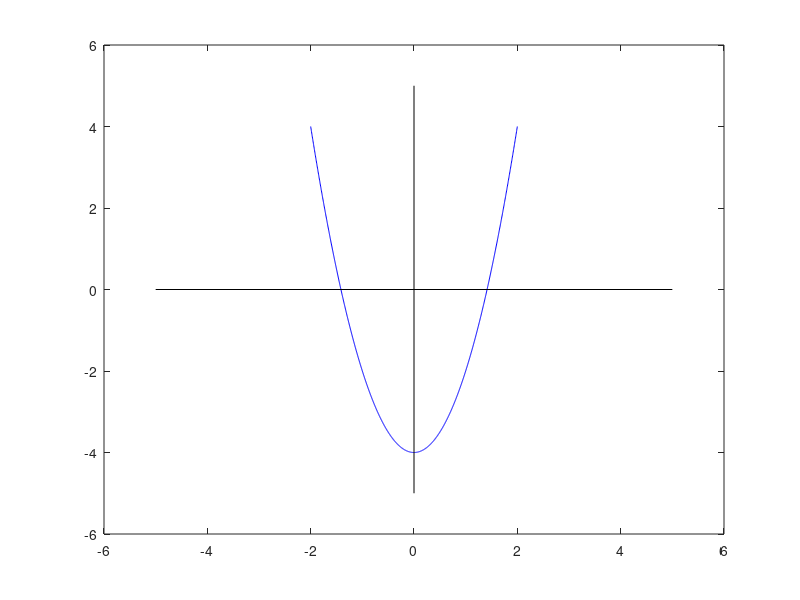

Recreate this plot in MATLAB. (Note: this script raises an error after producing the figure.)
h = @(x)2*x.^2-4;

x = linspace(-2, 2, 1000);

y = h(x);

plot(x, y, 'blue'), hold on

plot([-5 5], [0 0], 'k'), hold on
plot([0 0], [-5 5], 'k')

[x y] = zero_bisection(h, -2, 0, 10^-3, 1000)
plot(x, y, 'green*')

[x y] = zero_bisection(h, 0, 2, 10^-3, 1000)
plot(x, y, 'green*')